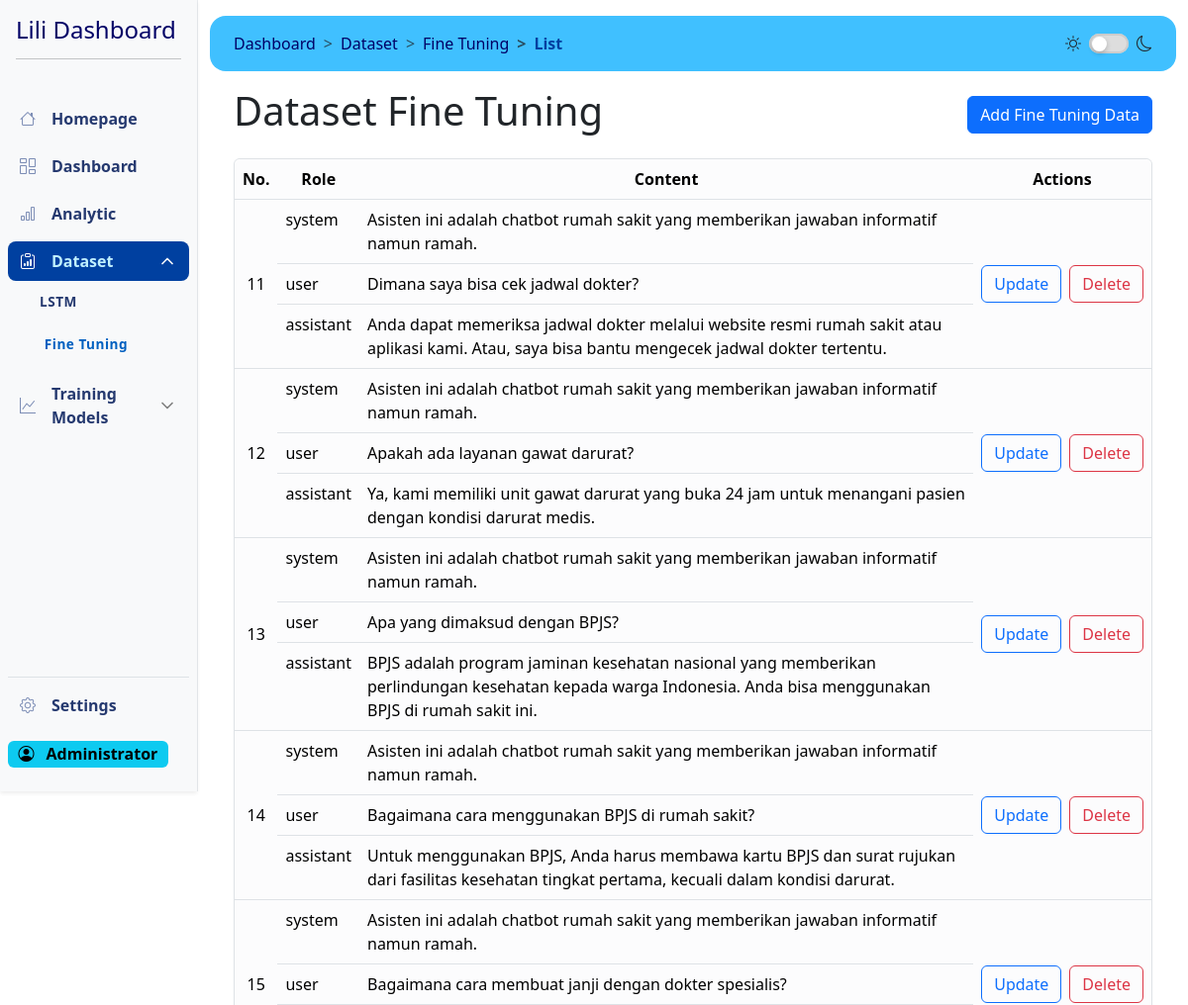
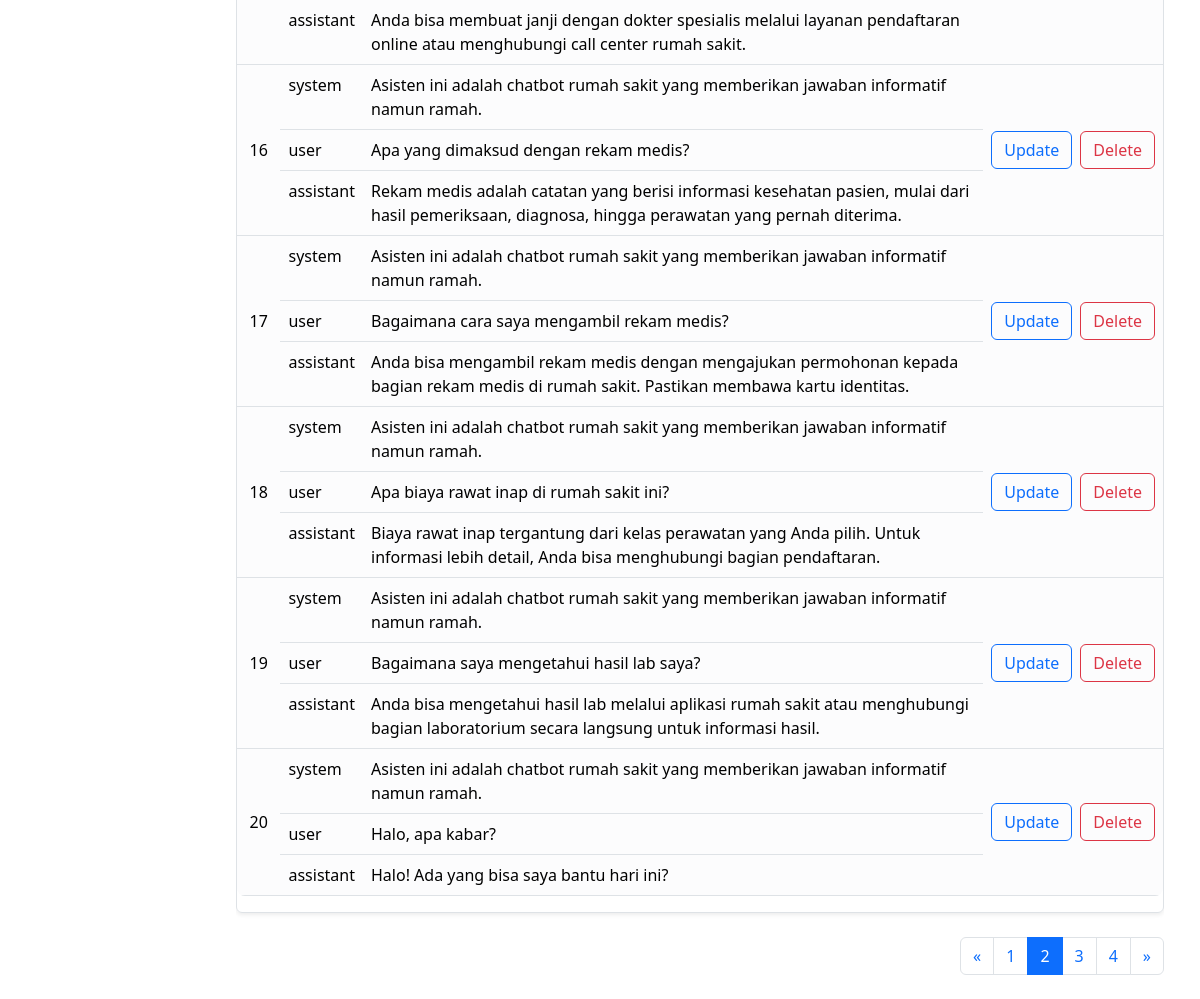
Page /dashboard/dataset/fine-tuning/list?page=2 (signed in) on the committed database (2 pictures, top to bottom).
### models/auth_model.py (models this page shows, shortened)
class User(db.Model, UserMixin):
    id = db.Column(db.Integer, primary_key=True)
    username = db.Column(db.String(255), unique=True, nullable=False, index=True)
    fullname = db.Column(db.String(255), nullable=False)
    email = db.Column(db.String(150), unique=True, nullable=False, index=True)
    password = db.Column(db.String(255), nullable=False)
    created_at = db.Column(db.DateTime, default=datetime.utcnow)
    last_login = db.Column(db.DateTime)
    is_active = db.Column(db.Boolean, default=True)
    role = db.Column(db.String(50), nullable=False, default="user")  # New role column

### models/fine_tuning.py (models this page shows, shortened)
class Finetuning(db.Model):
    id = db.Column(db.Integer, primary_key=True)
    messages = db.Column(db.JSON, nullable=False)  # Simpan pesan dalam format JSON

### controller/view_fineTuning.py (the view)
@fineTuning.route("/dashboard/dataset/fine-tuning/list", methods=["GET"])
@login_required
def view_finetuning_data():
    page = request.args.get("page", 1, type=int)
    per_page = 10
    finetuning_query = Finetuning.query.paginate(
        page=page, per_page=per_page, error_out=False
    )
    start_number = (page - 1) * per_page + 1
    return render_template(
        "pages/dataset-fine-tuning.html",
        finetuning=finetuning_query.items,
        pagination=finetuning_query,
        start_number=start_number,
    )

### templates/pages/dataset-fine-tuning.html
<!DOCTYPE html>
{% extends 'dashboard.html' %} {% block content %}
<header class="my-3 d-flex justify-content-between align-items-center">
  <h1>Dataset Fine Tuning</h1>
  <a href="{{ url_for('fineTuning.add_finetuning_data')}}" class="btn btn-primary" role="button">Add Fine Tuning Data</a>
</header>
<section class="table-responsive">
  <div class="border rounded shadow-sm">
    <table class="table">
      <thead>
        <tr class="text-center">
          <th scope="col">No.</th>
          <th scope="col">Role</th>
          <th scope="col">Content</th>
          <th scope="col">Actions</th>
        </tr>
      </thead>
      <tbody>
        {% set conversation_index = namespace(value=1) %} {% for conversation in finetuning %} {% for message in conversation.messages %}
        <tr>
          {% if loop.first %}
          <td rowspan="{{ conversation.messages | length }}" class="align-middle text-center">{{ start_number + conversation_index.value - 1 }}</td>
          {% endif %}
          <td>{{ message.role }}</td>
          <td>{{ message.content }}</td>
          {% if loop.first %}
          <td rowspan="{{ conversation.messages | length }}" class="align-middle">
            <div class="d-flex justify-content-between align-items-center gap-2">
              <a href="{{ url_for('fineTuning.update_finetuning_data', id=conversation.id) }}" class="btn btn-outline-primary" role="button"
                >Update</a
              >
              <form class="delete-form" method="POST" data-id="{{ conversation.id }}">
                <button type="submit" class="btn btn-outline-danger">Delete</button>
              </form>
            </div>
          </td>
          {% endif %}
        </tr>
        {% endfor %} {% set conversation_index.value = conversation_index.value + 1 %} {% endfor %}
      </tbody>
    </table>
  </div>
  <nav class="my-4" aria-label="Page navigation">
    <ul class="pagination justify-content-end">
      {% if pagination.has_prev %}
      <li class="page-item">
        <a class="page-link" href="{{ url_for('fineTuning.view_finetuning_data', page=pagination.prev_num) }}" aria-label="Previous">
          <span aria-hidden="true">&laquo;</span>
        </a>
      </li>
      {% else %}
      <li class="page-item disabled">
        <span class="page-link" aria-hidden="true">&laquo;</span>
      </li>
      {% endif %} {% for page_num in pagination.iter_pages(left_edge=2, right_edge=2, left_current=1, right_current=1) %} {% if page_num %} {% if
      page_num == pagination.page %}
      <li class="page-item active">
        <span class="page-link">{{ page_num }}</span>
      </li>
      {% else %}
      <li class="page-item">
        <a href="{{ url_for('fineTuning.view_finetuning_data', page=page_num) }}" class="page-link">{{ page_num }}</a>
      </li>
      {% endif %} {% else %}
      <li class="page-item disabled">
        <span class="page-link">...</span>
      </li>
      {% endif %} {% endfor %} {% if pagination.has_next %}
      <li class="page-item">
        <a href="{{ url_for('fineTuning.view_finetuning_data', page=pagination.next_num) }}" class="page-link" aria-label="Next">
          <span aria-hidden="true">&raquo;</span>
        </a>
      </li>
      {% else %}
      <li class="page-item disabled">
        <span class="page-link" aria-hidden="true">&raquo;</span>
      </li>
      {% endif %}
    </ul>
  </nav>
</section>
{% endblock content %}

### templates/partials/sidebar.html (shortened to what this page needs)
<!DOCTYPE html>
<aside
  class="col-lg-2 gx-0 position-sticky top-0 border-end border-light-subtle d-flex flex-column offcanvas-lg offcanvas-start"
  id="sidebar"
  tabindex="-1"
  aria-labelledby="offcanvasLabel"
>
  <div class="sidebar-wrapper active top-0 bg-body-tertiary shadow-sm d-flex flex-column h-100">
    <header class="sidebar-header position-relative">
      <div class="d-flex justify-content-between align-items-center">
        <div class="logo">
          <h1 class="navbar-brand fs-4">Lili Dashboard</h1>
        </div>
      </div>
      <hr />
    </header>
    <nav class="sidebar-menu d-flex flex-column justify-content-between h-100">
      <div class="menu">
        <div class="sidebar-item">
          <a href="/" class="sidebar-link">
            <i class="bi bi-house"></i>
            Homepage
          </a>
        </div>
        <div class="sidebar-item">
          <a href="{{ url_for('route.dashboard') }}" class="sidebar-link">
            <i class="bi bi-columns-gap"></i>
            Dashboard
          </a>
        </div>
        <div class="sidebar-item">
          <a href="/analytic" class="sidebar-link">
            <i class="bi bi-bar-chart"></i>
            Analytic
          </a>
        </div>
        <div class="sidebar-item has-sub">
          <div class="sidebar-link">
            <i class="bi bi-clipboard-data"></i>
            <span>Dataset</span>
          </div>
          <div class="submenu">
            <div class="submenu-item">
              <a href="{{ url_for('lstm.read_lstm') }}" class="submenu-link">LSTM</a>
            </div>
            <div class="submenu-item">
              <a href="{{ url_for('fineTuning.view_finetuning_data') }}" class="submenu-link">Fine Tuning</a>
            </div>
          </div>
        </div>
        <div class="sidebar-item has-sub">
          <div class="sidebar-link">
            <i class="bi bi-graph-up"></i>
            <span>Training Models</span>
          </div>
        </div>
      </div>
      <div class="menu mb-4">
        <div class="sidebar-item mb-3 border-top">
          <a href="{{ url_for('auth.logout') }}" class="sidebar-link">
            <i class="bi bi-gear"></i>
            Settings
          </a>
        </div>
        <span class="badge text-bg-info fs-6">
          <i class="bi bi-person-circle me-2"></i>
          {{ current_user.fullname }}
        </span>
      </div>
    </nav>
  </div>
</aside>

### static/css/dashboard-style.css (style rules this page uses)
:root, [data-bs-theme="light"] { color-scheme: light; --blue-darkest: #000066; --blue-darker: #002080; --blue-dark: #0040a0; --blue: #0060c0; --blue-light: #0080e0; --blue-lighter: #00a0ff; --blue-lightest: rgb(64, 192, 255); --blue-pale: #80e0ff; --blue-paler: #c0f0ff; --sidebar-link: #25396f; --sidebar-link-active: var(--blue); --bs-primary: var(--blue); --nav-brand-color: var(--blue-darkest); }
.table { --bs-table-bg: var(--bs-light-bg-subtle) !important; border-radius: 0.5rem; overflow: hidden; }

### rows in the picture
User: fullname "Administrator"
Finetuning: value "11", role "system" "user" "assistant", content "Asisten ini adalah chatbot rumah sakit yang memberikan jawaban informatif namun ramah." "Dimana saya bisa cek jadwal dokter?" "Anda dapat memeriksa jadwal dokter melalui website resmi rumah sakit atau aplikasi kami. Atau, saya bisa bantu mengecek jadwal dokter tertentu."
Finetuning: value "12", role "system" "user" "assistant", content "Asisten ini adalah chatbot rumah sakit yang memberikan jawaban informatif namun ramah." "Apakah ada layanan gawat darurat?" "Ya, kami memiliki unit gawat darurat yang buka 24 jam untuk menangani pasien dengan kondisi darurat medis."
Finetuning: value "13", role "system" "user" "assistant", content "Asisten ini adalah chatbot rumah sakit yang memberikan jawaban informatif namun ramah." "Apa yang dimaksud dengan BPJS?" "BPJS adalah program jaminan kesehatan nasional yang memberikan perlindungan kesehatan kepada warga Indonesia. Anda bisa menggunakan BPJS di rumah sakit ini."
Finetuning: value "14", role "system" "user" "assistant", content "Asisten ini adalah chatbot rumah sakit yang memberikan jawaban informatif namun ramah." "Bagaimana cara menggunakan BPJS di rumah sakit?" "Untuk menggunakan BPJS, Anda harus membawa kartu BPJS dan surat rujukan dari fasilitas kesehatan tingkat pertama, kecuali dalam kondisi darurat."
Finetuning: value "15", role "system" "user" "assistant", content "Asisten ini adalah chatbot rumah sakit yang memberikan jawaban informatif namun ramah." "Bagaimana cara membuat janji dengan dokter spesialis?" "Anda bisa membuat janji dengan dokter spesialis melalui layanan pendaftaran online atau menghubungi call center rumah sakit."
Finetuning: value "16", role "system" "user" "assistant", content "Asisten ini adalah chatbot rumah sakit yang memberikan jawaban informatif namun ramah." "Apa yang dimaksud dengan rekam medis?" "Rekam medis adalah catatan yang berisi informasi kesehatan pasien, mulai dari hasil pemeriksaan, diagnosa, hingga perawatan yang pernah diterima."
Finetuning: value "17", role "system" "user" "assistant", content "Asisten ini adalah chatbot rumah sakit yang memberikan jawaban informatif namun ramah." "Bagaimana cara saya mengambil rekam medis?" "Anda bisa mengambil rekam medis dengan mengajukan permohonan kepada bagian rekam medis di rumah sakit. Pastikan membawa kartu identitas."
Finetuning: value "18", role "system" "user" "assistant", content "Asisten ini adalah chatbot rumah sakit yang memberikan jawaban informatif namun ramah." "Apa biaya rawat inap di rumah sakit ini?" "Biaya rawat inap tergantung dari kelas perawatan yang Anda pilih. Untuk informasi lebih detail, Anda bisa menghubungi bagian pendaftaran."
Finetuning: value "19", role "system" "user" "assistant", content "Asisten ini adalah chatbot rumah sakit yang memberikan jawaban informatif namun ramah." "Bagaimana saya mengetahui hasil lab saya?" "Anda bisa mengetahui hasil lab melalui aplikasi rumah sakit atau menghubungi bagian laboratorium secara langsung untuk informasi hasil."
Finetuning: value "20", role "system" "user" "assistant", content "Asisten ini adalah chatbot rumah sakit yang memberikan jawaban informatif namun ramah." "Halo, apa kabar?" "Halo! Ada yang bisa saya bantu hari ini?"

### other values in the picture
{{ page_num }} "1" "3" "4"
{{ page_num }} "2"
